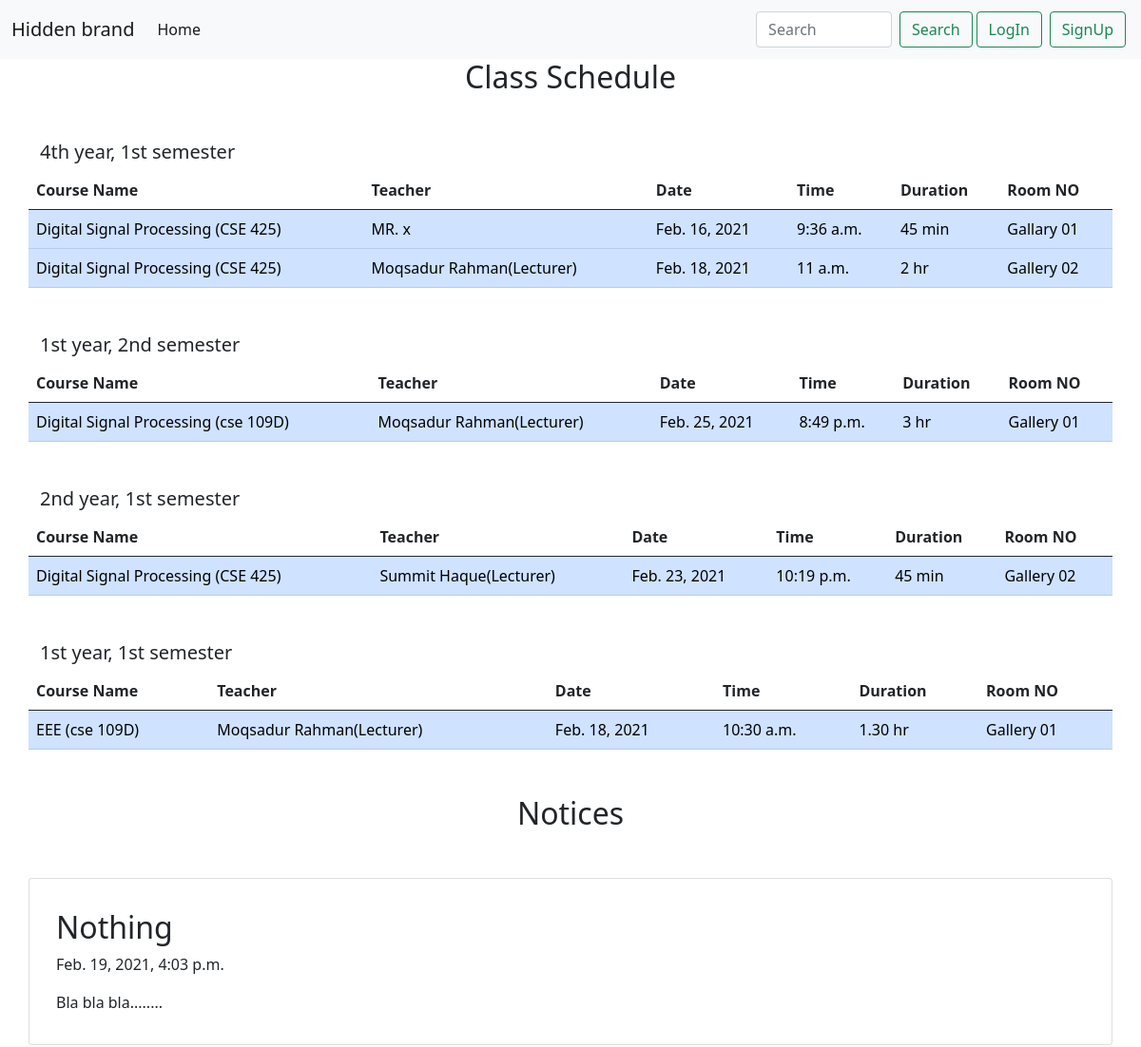
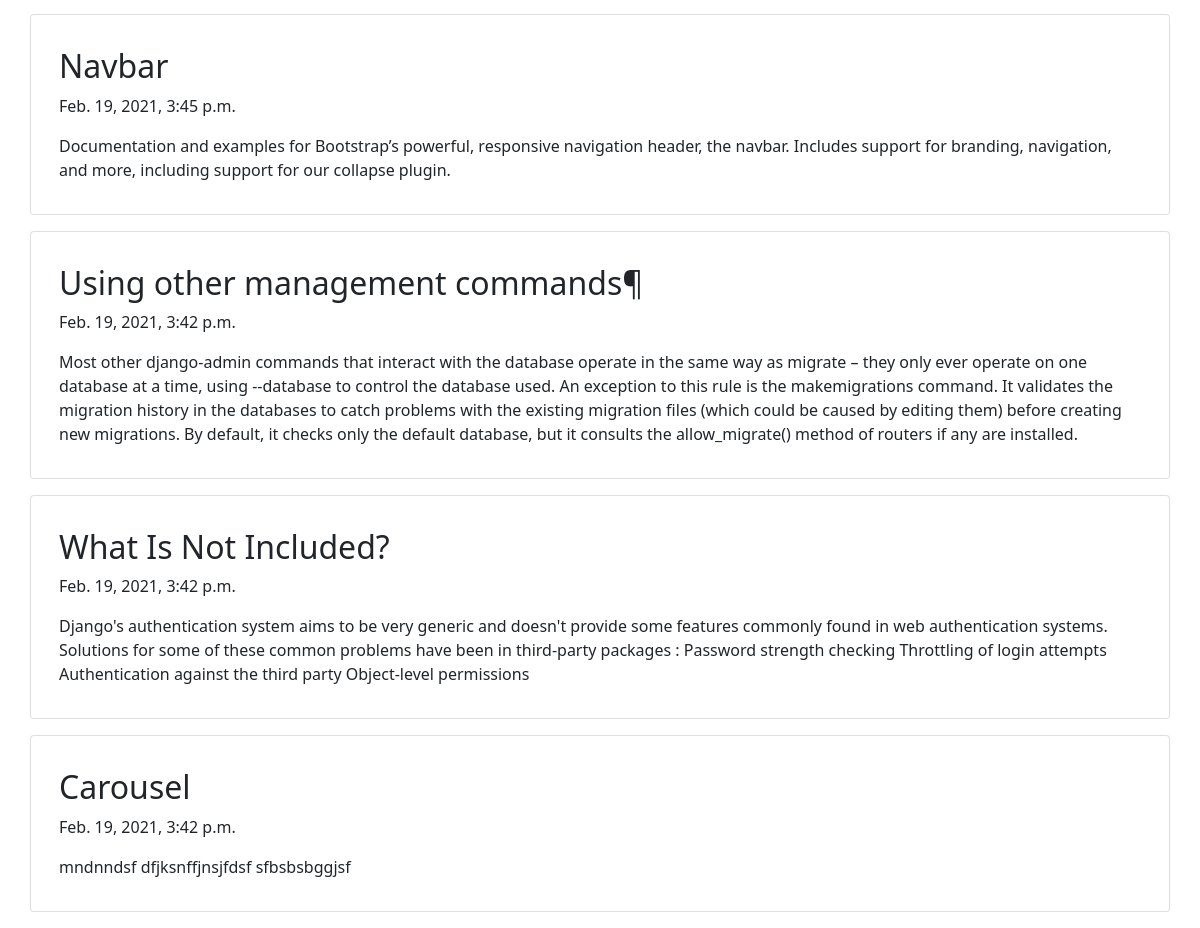
The page / on the database its author committed (2 pictures, top to bottom).
### adminApp/models.py (models this page shows, shortened)
class Class(models.Model):
    class_semester=models.CharField(max_length=30,default="")
    class_course_code=models.CharField(max_length=10,default="")
    class_course_name=models.CharField(max_length=100,default="")
    class_assigned_teacher=models.CharField(max_length=50,default="")
    class_date=models.DateField()
    class_time=models.TimeField()
    class_duration=models.CharField(max_length=20,default="45 min")
    class_classroom=models.CharField(max_length=20,default="")
    class Meta:
        ordering =('class_semester',)

class Notice(models.Model):
    notice_title=models.CharField(max_length=100,default="")
    notice_description=models.CharField(max_length=5000,default='nothing is posted')
    notice_timestamp=models.DateTimeField(auto_now_add=True)

### studentApp/views.py (the view)
# urls.py: path('',views.homepage,name="homepage"),
def homepage(request):
    notices=Notice.objects.all().order_by('-notice_timestamp')
    length=len(notices)
    course=Course.objects.all()
    classes=Class.objects.all()
    for notice in notices:
        notice.notice_timestamp=localtime(notice.notice_timestamp)
    semesters=set()
    for cls in classes:
        semesters.add(cls.class_semester)
    semster_filtered_classes=[]
    for semester in semesters:
        semster_filtered_classes.append(Class.objects.filter(class_semester=semester))
    length_of_classes=len(semster_filtered_classes)
    params={'classes':semster_filtered_classes ,'length_of_classes':length_of_classes,'notices':notices,'length':length}
    return render(request,'studentApp/homepage.html',params)

### studentApp/templates/studentApp/homepage.html (shortened to what this page needs)
{% extends 'studentApp/base.html'%}
{% block body %}
{% if length_of_classes %}
<h2 class="container mb-5" style="text-align: center;">Class Schedule </h2>
{% for semester_classes in classes %}
<h5 class="container">{{semester_classes.0.class_semester}}</h5>
<table class="table container mb-5">
  <thead>
    <tr>
      <th scope="col">Course Name</th>
      <th scope="col">Teacher</th>
      <th scope="col">Date</th>
      <th scope="col">Time</th>
      <th scope="col">Duration</th>
      <th scope="col">Room NO</th>
    </tr>
  </thead>
  <tbody>
    {% for class in semester_classes %}
    <tr class="table-primary">
      <td>{{class.class_course_name}} ({{class.class_course_code}})</td>
      <td>{{class.class_assigned_teacher}}</td>
      <td>{{class.class_date}}</td>
      <td>{{class.class_time}}</td>
      <td>{{class.class_duration}}</td>
      <td>{{class.class_classroom}}</td>
    </tr>
    {% endfor %}
  </tbody>
</table>
{%endfor%}
{% endif %}
{%if length%}
<h2 class="container mb-5" style="text-align: center;">Notices </h2>
   {% for notice in notices %}
<div class="card container my-3 py-3">
    <div class="card-body">
      <h2 class="card-title">{{notice.notice_title}}</h2>
      <p>{{notice.notice_timestamp}}</p>
      <p class="card-text">{{notice.notice_description}}</p>
    </div>
  </div>
  {% endfor %}
  {%endif%}
{% endblock %}

### studentApp/templates/studentApp/base.html (shortened to what this page needs)
<!doctype html>
<html lang="en">
  <head>
    <link href="https://cdn.jsdelivr.net/npm/bootstrap@5.0.0-beta1/dist/css/bootstrap.min.css" rel="stylesheet">
  </head>
  <body>
    <nav class="navbar navbar-expand-lg navbar-light bg-light">
      <div class="container-fluid">
        <div class="collapse navbar-collapse" id="navbarTogglerDemo01">
          <a class="navbar-brand" href="#">Hidden brand</a>
          <ul class="navbar-nav me-auto mb-2 mb-lg-0">
            <li class="nav-item">
              <a class="nav-link active" aria-current="page" href="/">Home</a>
            </li>
            </div>
          <form class="d-flex">
            <input class="form-control me-2" type="search" placeholder="Search" aria-label="Search">
            <button class="btn btn-outline-success" type="submit">Search</button>
          </form>
          {% if user.is_authenticated %}
          <div class="nav-item dropdown">
            <a class="nav-link dropdown-toggle" href="#" id="navbarDropdownMenuLink" role="button" data-bs-toggle="dropdown" aria-expanded="false">
              Welcome {{user.get_username}}
            </a>
            <ul class="dropdown-menu" aria-labelledby="navbarDropdownMenuLink">
              <li><a class="dropdown-item" href="/profile">Profile</a></li>
              <li><a class="dropdown-item" href="/logout">Logout</a></li>
            </ul>
          </div>
          {% else %}
          <button type="button" class="btn btn-outline-success mx-1 my-1" data-bs-toggle="modal" data-bs-target="#logInModal">LogIn</button>
          <button type="button" class="btn btn-outline-success mx-1 my-1" data-bs-toggle="modal" data-bs-target="#signUpModal">
            SignUp
          </button>
          {% endif %}
        </div>
    </nav>
    {% block body%}
    {% endblock %}
  </body>
</html>

### rows shown on the page
Class: class_semester "4th year, 1st semester", class_course_name "Digital Signal Processing", class_course_code "CSE 425", class_assigned_teacher "MR. x", class_date "Feb. 16, 2021", class_time "9:36 a.m.", class_duration "45 min", class_classroom "Gallary 01"
Class: class_course_name "Digital Signal Processing", class_course_code "CSE 425", class_assigned_teacher "Moqsadur Rahman(Lecturer)", class_date "Feb. 18, 2021", class_time "11 a.m.", class_duration "2 hr", class_classroom "Gallery 02"
Class: class_semester "1st year, 2nd semester", class_course_name "Digital Signal Processing", class_course_code "cse 109D", class_assigned_teacher "Moqsadur Rahman(Lecturer)", class_date "Feb. 25, 2021", class_time "8:49 p.m.", class_duration "3 hr", class_classroom "Gallery 01"
Class: class_semester "2nd year, 1st semester", class_course_name "Digital Signal Processing", class_course_code "CSE 425", class_assigned_teacher "Summit Haque(Lecturer)", class_date "Feb. 23, 2021", class_time "10:19 p.m.", class_duration "45 min", class_classroom "Gallery 02"
Class: class_semester "1st year, 1st semester", class_course_name "EEE", class_course_code "cse 109D", class_assigned_teacher "Moqsadur Rahman(Lecturer)", class_date "Feb. 18, 2021", class_time "10:30 a.m.", class_duration "1.30 hr", class_classroom "Gallery 01"
Notice: notice_title "Nothing", notice_timestamp "Feb. 19, 2021, 4:03 p.m.", notice_description "Bla bla bla........"
Notice: notice_title "Navbar", notice_timestamp "Feb. 19, 2021, 3:45 p.m.", notice_description "Documentation and examples for Bootstrap’s powerful, responsive navigation header, the navbar. Includes support for branding, navigation, and more, including support for our collapse plugin."
Notice: notice_title "Using other management commands¶", notice_timestamp "Feb. 19, 2021, 3:42 p.m.", notice_description "Most other django-admin commands that interact with the database operate in the same way as migrate – they only ever operate on one database at a time, using --database to control the database used. An exception to this rule is the makemigrations command. It validates the migration history in the databases to catch problems with the existing migration files (which could be caused by editing them) before creating new migrations. By default, it checks only the default database, but it consults the allow_migrate() method of routers if any are installed."
Notice: notice_title "What Is Not Included?", notice_timestamp "Feb. 19, 2021, 3:42 p.m.", notice_description "Django's authentication system aims to be very generic and doesn't provide some features commonly found in web authentication systems. Solutions for some of these common problems have been in third-party packages : Password strength checking Throttling of login attempts Authentication against the third party Object-level permissions"
Notice: notice_title "Carousel", notice_timestamp "Feb. 19, 2021, 3:42 p.m.", notice_description "mndnndsf dfjksnffjnsjfdsf sfbsbsbggjsf"
